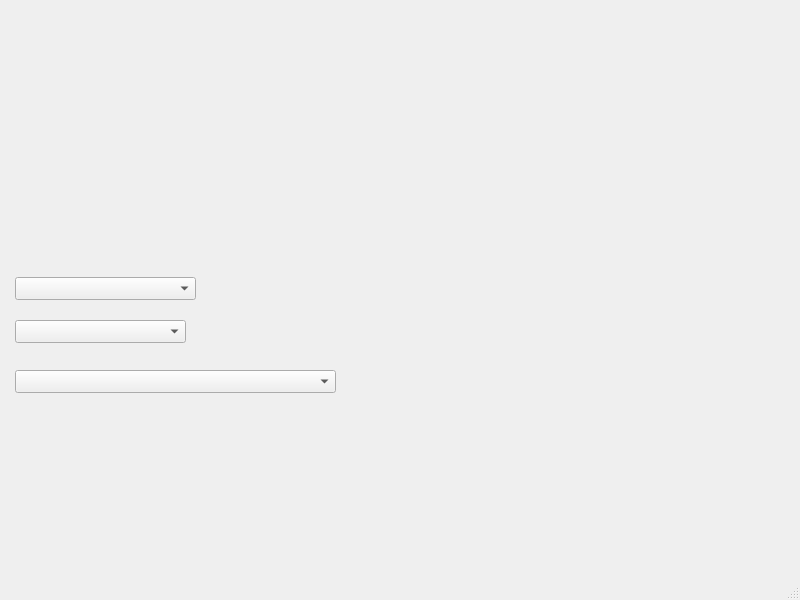
<?xml version="1.0" encoding="UTF-8"?>
<ui version="4.0">
 <class>MainWindow</class>
 <widget class="QMainWindow" name="MainWindow">
  <property name="geometry">
   <rect>
    <x>0</x>
    <y>0</y>
    <width>800</width>
    <height>600</height>
   </rect>
  </property>
  <property name="sizePolicy">
   <sizepolicy hsizetype="Fixed" vsizetype="Fixed">
    <horstretch>0</horstretch>
    <verstretch>0</verstretch>
   </sizepolicy>
  </property>
  <property name="maximumSize">
   <size>
    <width>800</width>
    <height>600</height>
   </size>
  </property>
  <property name="windowTitle">
   <string>MainWindow</string>
  </property>
  <widget class="QWidget" name="centralwidget">
   <widget class="QComboBox" name="pluginsCb">
    <property name="geometry">
     <rect>
      <x>15</x>
      <y>277</y>
      <width>181</width>
      <height>23</height>
     </rect>
    </property>
   </widget>
   <widget class="QComboBox" name="channelNameCb">
    <property name="geometry">
     <rect>
      <x>15</x>
      <y>370</y>
      <width>321</width>
      <height>23</height>
     </rect>
    </property>
   </widget>
   <widget class="QComboBox" name="statusCb">
    <property name="geometry">
     <rect>
      <x>15</x>
      <y>320</y>
      <width>171</width>
      <height>23</height>
     </rect>
    </property>
   </widget>
  </widget>
  <widget class="QStatusBar" name="statusbar"/>
  <action name="actionExit">
   <property name="text">
    <string>Exit</string>
   </property>
   <property name="shortcut">
    <string>Ctrl+Q</string>
   </property>
  </action>
  <action name="actionOPEN">
   <property name="text">
    <string>oPEN</string>
   </property>
  </action>
  <action name="actionOpen">
   <property name="text">
    <string>Open</string>
   </property>
   <property name="shortcut">
    <string>Ctrl+O</string>
   </property>
  </action>
  <action name="actionFullscreen">
   <property name="checkable">
    <bool>true</bool>
   </property>
   <property name="text">
    <string>Fullscreen</string>
   </property>
   <property name="shortcut">
    <string>F11</string>
   </property>
  </action>
 </widget>
 <resources/>
 <connections/>
</ui>
